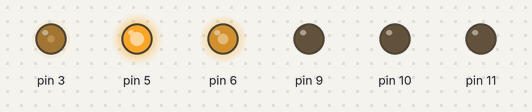
Recording of a sketch running on a simulated Arduino Uno, built with avr-gcc and run on an emulated ATmega328P. Parts: output pins drawn as LEDs (lit = HIGH). Random numbers use the default seed unless the sketch sets one.

Above: at 0.15 s.
At 4.97 s:
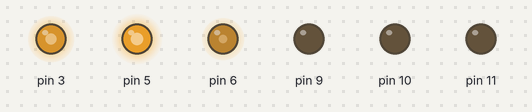
At 9.56 s:
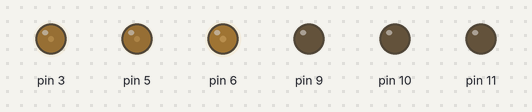
At 19.85 s:
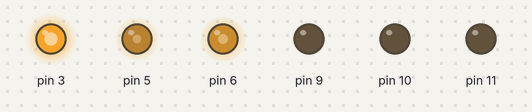
At 29.79 s:
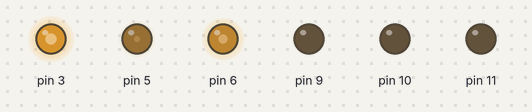
At 39.72 s:
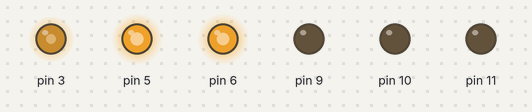
Timing chart, 0 to 40.0 s (numbered marks = the images above):
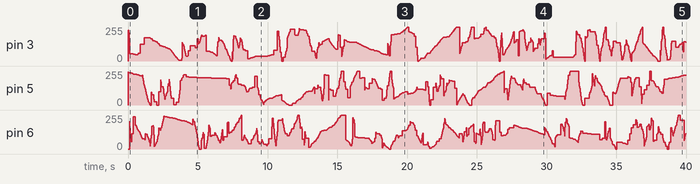

The sketch:

candle.ino
```cpp
// (licence header left out)
#include "candle.h"

Candle CandleA = Candle(3);
Candle CandleB = Candle(5);
Candle CandleC = Candle(6);
Candle CandleD = Candle(9);
Candle CandleE = Candle(10);
Candle CandleF = Candle(11);

void setup() {
}

void loop() {
  CandleA.stateCheck();
  CandleB.stateCheck();
  CandleC.stateCheck();
//  CandleD.stateCheck();
//  CandleE.stateCheck();
//  CandleF.stateCheck();
}
```

candle.cpp
```cpp
// (licence header left out)
#include <Arduino.h>
#include"candle.h"

// コンストラクタ
Candle::Candle( unsigned char ch)
{
  port = ch;
  pinMode(port, OUTPUT);
  CandleBright = 0;
  CandleBrightPre = 250;
  CandleTime = 0;
  CandleDeltBright = 0;
  state = ST_INIT;
}

void Candle::stateCheck()
{
  static unsigned long Previous;
  static int CandleBrink;

  switch(state){
    case ST_INIT:
                  CandleBrink = 0;
                  CandleBright = rand() % 250;
                  CandleTime = rand() %20+1;
                  CandleDeltBright =(float)( CandleBrightPre- CandleBright ) / (float)CandleTime;
                  state = ST_RUN;
                  break;
    case ST_RUN:
                  if((millis() - Previous) >= 10) {
                    CandleBrightPre = CandleBrightPre - CandleDeltBright;

                    if(CandleBrightPre >= 255){
                      CandleBrightPre = 255;
                      CandleBrink = CandleTime;
                      state = ST_INIT;
                    } else if(CandleBrightPre <= 0){
                      CandleBrightPre = 0;
                      CandleBrink = CandleTime;
                      state = ST_INIT;
                    }

                    analogWrite(port, CandleBrightPre);

                    CandleBrink = CandleBrink + 1;

                    if( CandleTime <= CandleBrink ){
                      CandleBrightPre = CandleBright;
                      state = ST_INIT;
                    }
                    Previous = millis();
                  }
                  break;
    default:
                  break;
  }
}
```

candle.h
```cpp
// (licence header left out)
#ifndef Candle_h
#define Candle_h

class Candle
{
public:
  Candle(unsigned char ch);
  void stateCheck();

private:
  int CandleBright;
  int CandleTime;
  float CandleBrightPre;
  float CandleDeltBright;
  unsigned char port;
  int state;

  enum{
    ST_INIT = 0,
    ST_RUN,
    ST_STOP,
  };

};

#endif
```
